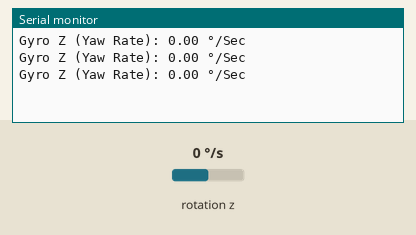
Recording of a sketch running on a simulated Arduino Uno, built with avr-gcc and run on an emulated ATmega328P. On the bench: the last lines printed to the serial monitor. Wiring (inferred from the names in the program): MPU-6050 motion sensor at I2C address 0x68. The inputs (shaded band) are chosen by the test bench; at power-on: rotation z 0 °/s.

Above: at 1.3 s.
1.4 s: rotation z set to -192 °/s
At 1.9 s:
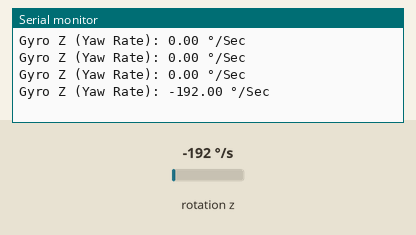
2.9 s: rotation z set to -100 °/s
At 3.4 s:
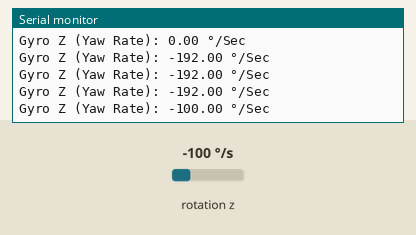
Timing chart, 0 to 5.9 s (numbered marks = the images above; inputs shaded):
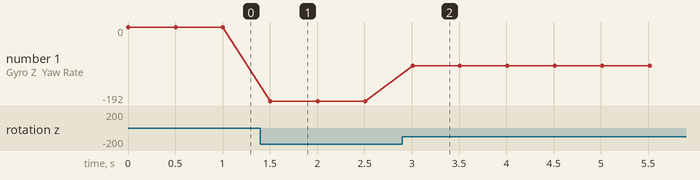

Measured:
- after the input at 1.4 s, the serial monitor: prints a new line after 0.10 s (image 1)
- after the input at 2.9 s, the serial monitor: prints a new line after 0.11 s (image 2)
- plotted number 1: 0 → -192 after the input at 1.4 s, -192 → -100 after the input at 2.9 s

The sketch:

MPU6050_IMU.ino
```cpp
#include <Wire.h>

const int MPU6050_ADDR = 0x68; // The I2C address of the MPU6050
const float GYRO_SENSITIVITY = 131.0;

void setup() {
  Wire.begin();
  Serial.begin(9600);

  // Wake up the MPU6050
  Wire.beginTransmission(MPU6050_ADDR);
  Wire.write(0x6B);  //  power management register
  Wire.write(0);  // Write 0 to wake it up
  Wire.endTransmission(true);
}

void loop() {
  int16_t rawGyroZ = readGyroZ();  // Read the Z axis gyroscope data

    // Convert raw data to degrees per second
  float gyroZ_dps = rawGyroZ / GYRO_SENSITIVITY;
  Serial.print("Gyro Z (Yaw Rate): ");
  Serial.print(gyroZ_dps);  // Print the raw gyro Z data
  Serial.println(" °/Sec");
  delay(500);
}

int16_t readGyroZ() {
  Wire.beginTransmission(MPU6050_ADDR);
  Wire.write(0x47);  // Point to the high byte of gyro Z data register
  Wire.endTransmission(false);
  Wire.requestFrom(MPU6050_ADDR, 2, true);  // Request 2 bytes of data from MPU6050
  //since we request 2 bytes after sending highbyte the lowbyte data register is sequentially after the highbyte(0x48)

  int highByte = Wire.read();
  int lowByte = Wire.read();

  // Combine high and low bytes to get the full gyro Z value
  int16_t gyroZ = (highByte << 8) | lowByte;

  return gyroZ;
}
```
